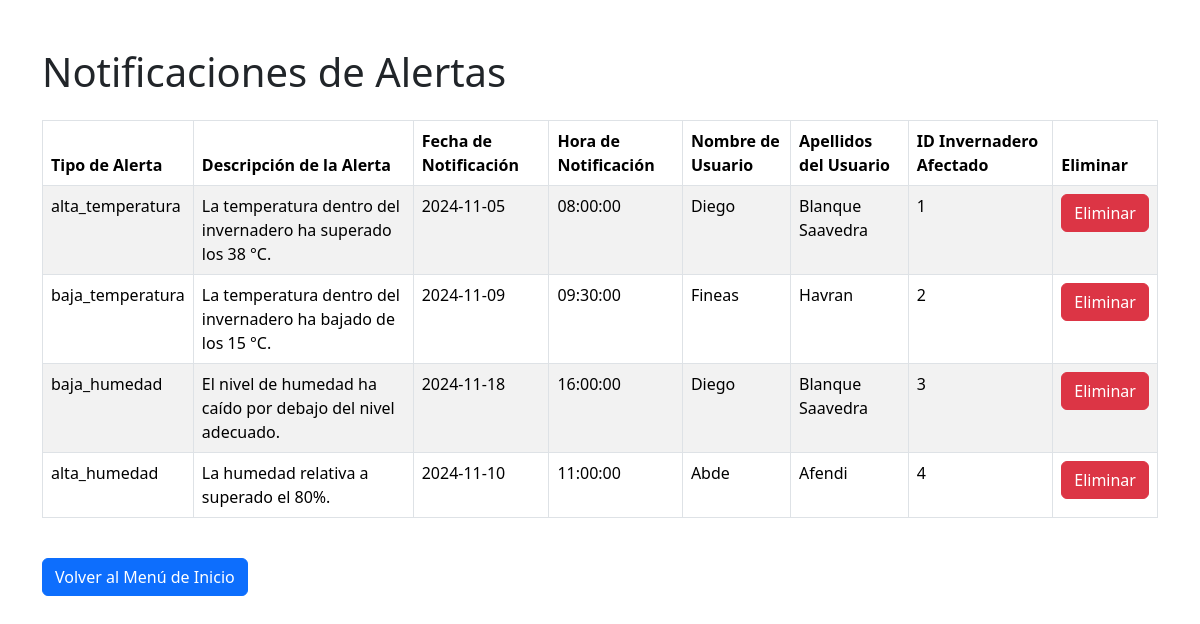
Screenshot of /secadmin/alertas.php with the database file from the repository.
### tables this page shows
CREATE TABLE `notificacionalertausuario` (
  `idNotificacion` int(11) NOT NULL,
  `fechaNotificacion` date NOT NULL,
  `horaNotificacion` time NOT NULL,
  `idUsuario` int(11) NOT NULL,
  `id_Invernadero` int(11) NOT NULL,
  `idAlerta` int(11) DEFAULT NULL
);

CREATE TABLE `alertas` (
  `idAlerta` int(11) NOT NULL,
  `tipoAlerta` varchar(50) NOT NULL,
  `descripcionAlerta` varchar(100) DEFAULT NULL
);

CREATE TABLE `usuarios` (
  `idUsuario` int(11) NOT NULL,
  `nombreUsuario` varchar(30) NOT NULL,
  `apellidoUsuario` varchar(50) NOT NULL,
  `emailUsuario` varchar(50) NOT NULL,
  `passwordUsuario` varchar(50) NOT NULL,
  `telefonoUsuario` int(11) NOT NULL,
  `rolUsuario` varchar(15) NOT NULL
);

CREATE TABLE `invernadero` (
  `id_Invernadero` int(11) NOT NULL,
  `ubicacionInvernadero` varchar(50) NOT NULL,
  `idUsuario` int(11) NOT NULL
);

### secadmin/alertas.php (the view, shortened to what this page needs)
<?php
$server = "localhost:3306";
$user = "root";
$pass = "";
$base = "gestioninvernaderos";
$dwes = mysqli_connect($server, $user, $pass, $base);
$query = "SELECT
    a.tipoAlerta,
    a.descripcionAlerta,
    na.fechaNotificacion,
    na.horaNotificacion,
    u.nombreUsuario,
    u.apellidoUsuario AS apellidosUsuario,
    i.id_Invernadero AS Invernadero_Afectado
FROM
    notificacionAlertaUsuario na
JOIN
    usuarios u ON na.idUsuario = u.idUsuario
JOIN
    alertas a ON na.idAlerta = a.idAlerta
JOIN
    invernadero i ON na.id_Invernadero = i.id_Invernadero;";
$result = mysqli_query($dwes, $query);
?>
<!DOCTYPE html>
<html lang="es">
<head>
    <link href="https://cdn.jsdelivr.net/npm/bootstrap@5.3.3/dist/css/bootstrap.min.css" rel="stylesheet">
</head>
<body>
    <div class="container mt-5">
        <h1 class="mb-4">Notificaciones de Alertas</h1>
        <table class="table table-striped table-bordered">
            <thead>
                <tr>
                    <th>Tipo de Alerta</th>
                    <th>Descripción de la Alerta</th>
                    <th>Fecha de Notificación</th>
                    <th>Hora de Notificación</th>
                    <th>Nombre de Usuario</th>
                    <th>Apellidos del Usuario</th>
                    <th>ID Invernadero Afectado</th>
                    <th>Eliminar</th>
                </tr>
            </thead>
            <tbody>
                <?php
                if ($result && mysqli_num_rows($result) > 0) {
                    while ($row = mysqli_fetch_assoc($result)) {
                        echo "<tr>
                                <td>{$row['tipoAlerta']}</td>
                                <td>{$row['descripcionAlerta']}</td>
                                <td>{$row['fechaNotificacion']}</td>
                                <td>{$row['horaNotificacion']}</td>
                                <td>{$row['nombreUsuario']}</td>
                                <td>{$row['apellidosUsuario']}</td>
                                <td>{$row['Invernadero_Afectado']}</td>
                                <td>
                                    <form method='POST' style='display:inline-block;'>
                                        <input type='hidden' name='idAlerta'>
                                        <input type='submit' name='delete' value='Eliminar' class='btn btn-danger'>
                                    </form>
                                </td>
                              </tr>";
                    }
                } else {
                    echo "<tr><td colspan='7'>No se han encontrado notificaciones de alertas</td></tr>";
                }
                ?>
            </tbody>
        </table>
        <a href="../agrosmart.php" class="btn btn-primary mt-4">Volver al Menú de Inicio</a> </div>
</body>
</html>

### rows the page displays
notificacionalertausuario: idAlerta.tipoAlerta "alta_temperatura", idAlerta.descripcionAlerta "La temperatura dentro del invernadero ha superado los 38 °C.", fechaNotificacion "2024-11-05", horaNotificacion "08:00:00", idUsuario.nombreUsuario "Diego", idUsuario.apellidoUsuario "Blanque Saavedra", id_Invernadero.id_Invernadero "1"
notificacionalertausuario: idAlerta.tipoAlerta "baja_temperatura", idAlerta.descripcionAlerta "La temperatura dentro del invernadero ha bajado de los 15 °C.", fechaNotificacion "2024-11-09", horaNotificacion "09:30:00", idUsuario.nombreUsuario "Fineas", idUsuario.apellidoUsuario "Havran", id_Invernadero.id_Invernadero "2"
notificacionalertausuario: idAlerta.tipoAlerta "baja_humedad", idAlerta.descripcionAlerta "El nivel de humedad ha caído por debajo del nivel adecuado.", fechaNotificacion "2024-11-18", horaNotificacion "16:00:00", idUsuario.nombreUsuario "Diego", idUsuario.apellidoUsuario "Blanque Saavedra", id_Invernadero.id_Invernadero "3"
notificacionalertausuario: idAlerta.tipoAlerta "alta_humedad", idAlerta.descripcionAlerta "La humedad relativa a superado el 80%.", fechaNotificacion "2024-11-10", horaNotificacion "11:00:00", idUsuario.nombreUsuario "Abde", idUsuario.apellidoUsuario "Afendi", id_Invernadero.id_Invernadero "4"
